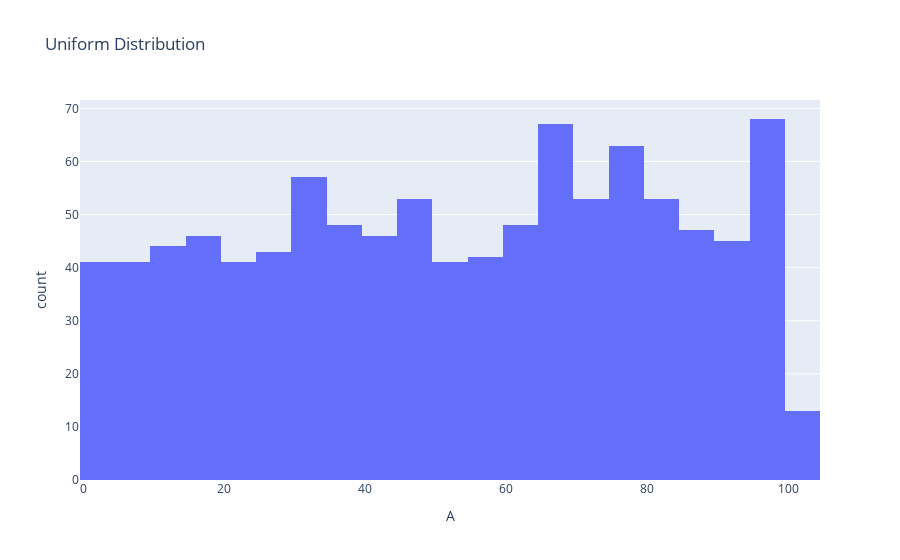

The notebook cell this image was saved under:
### Code cell
# uniform 
colA = []
colB = []
for i in range(0,1000):
    nA = random.randint(1,100)
    colA.append(nA)
    nB = random.randint(1,100)
    colB.append(nB)

unionedarray = np.column_stack((colA,colB))
df = pd.DataFrame(unionedarray) 
headers = ['A','B']
df.columns= headers
print(df.describe())

fig = px.histogram(df, x='A', title='Uniform Distribution')
fig.show()

### Figure 1 — Plotly figure (JSON) as saved in the notebook; plotly's stock layout.template omitted (floating-point values rounded to 4 significant figures; data arrays with more than 128 entries replaced by an {"elided": "..."} marker saying what was removed)
{"data": [{"alignmentgroup": "True", "bingroup": "x", "hovertemplate": "A=%{x}<br>count=%{y}<extra></extra>", "legendgroup": "", "marker": {"color": "#636efa", "pattern": {"shape": ""}}, "name": "", "offsetgroup": "", "orientation": "v", "showlegend": false, "type": "histogram", "x": {"elided": "1000 int values"}, "xaxis": "x", "yaxis": "y"}], "layout": {"autosize": true, "barmode": "relative", "legend": {"tracegroupgap": 0}, "title": {"text": "Uniform Distribution"}, "xaxis": {"anchor": "y", "autorange": true, "domain": [0, 1], "range": [-0.5, 104.5], "title": {"text": "A"}, "type": "linear"}, "yaxis": {"anchor": "x", "autorange": true, "domain": [0, 1], "range": [0, 71.58], "title": {"text": "count"}}}}
